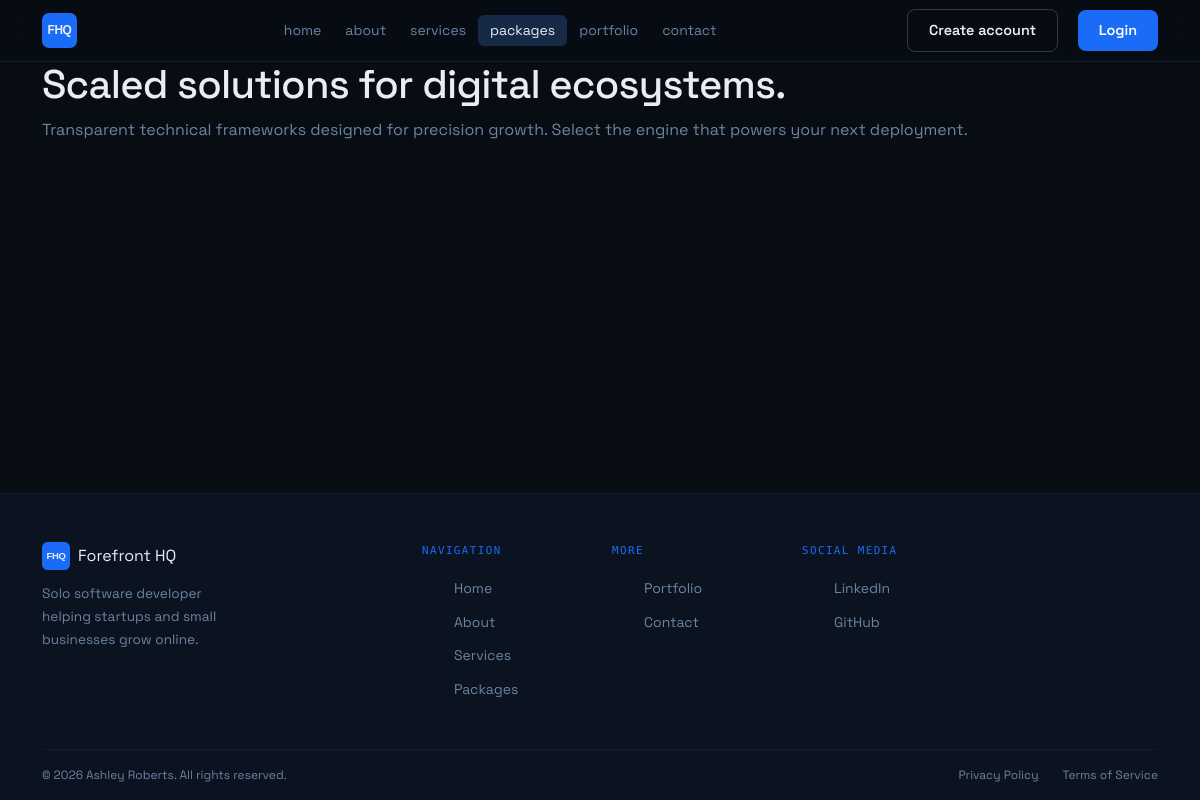
/packages/, run on an earlier commit of the app's database.
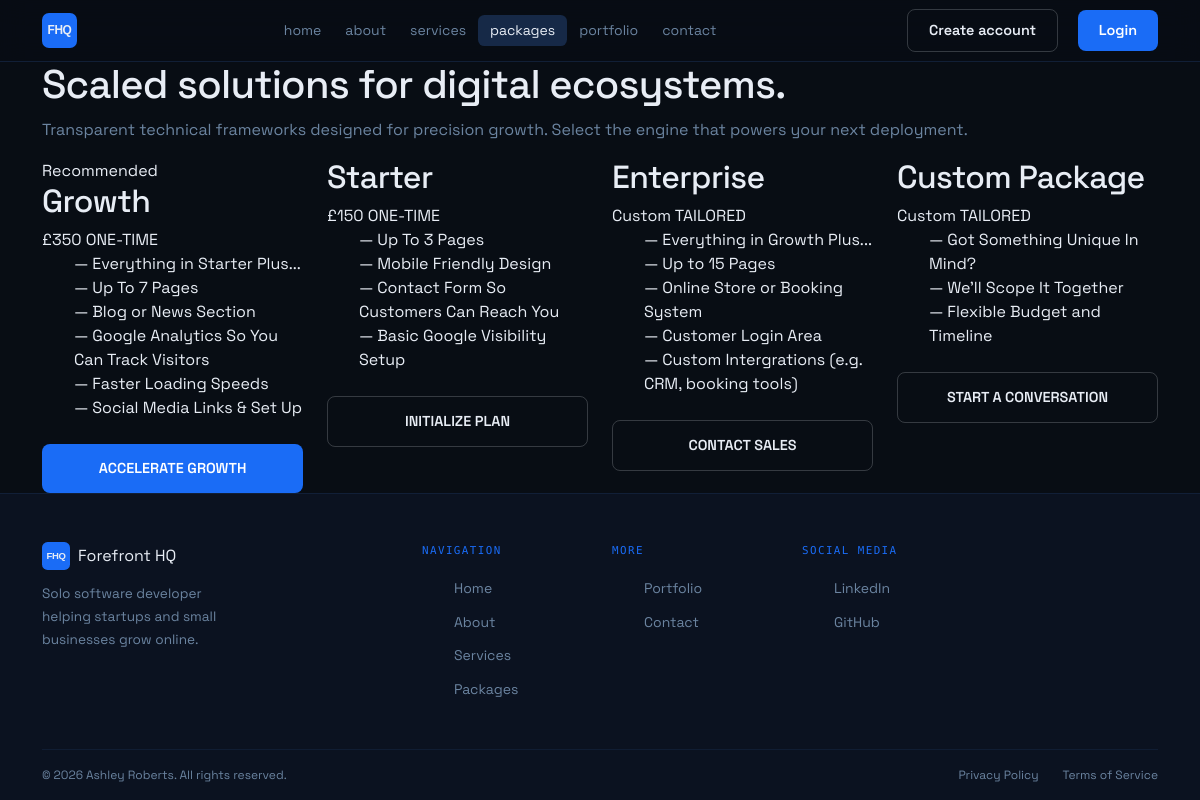
And on a later commit of the database.
### packages/models.py (models this page shows, shortened)
class Package(models.Model):
    name = models.CharField(max_length=100)
    code = models.CharField(max_length=20)
    tier = models.CharField(max_length=50)
    price = models.DecimalField(max_digits=10, decimal_places=2)
    is_recommended = models.BooleanField(default=False)
    is_active = models.BooleanField(default=True)
    display_order = models.IntegerField(default=0)
    cta_label = models.CharField(max_length=100)
    class Meta:
        ordering = ['display_order']

class PackageFeature(models.Model):
    package = models.ForeignKey(Package, on_delete=models.CASCADE, related_name='features')
    feature_text = models.CharField(max_length=255)
    display_order = models.IntegerField(default=0)
    class Meta:
        ordering = ['display_order']

### packages/views.py (the view)
# urls.py: path('', include('packages.urls')),
def packages(request):
    packages = Package.objects.filter(is_active=True)
    return render(request, 'packages/packages.html', {'packages': packages})

### packages/templates/packages/packages.html (shortened to what this page needs)
{% extends 'base.html' %}
{% load static %}
{% block content %}
<section class="packages-section">
    <div class="container-xl">
        <div class="packages-header">
            <h1 class="packages-title">Scaled solutions for digital ecosystems.</h1>
            <p class="packages-sub">Transparent technical frameworks designed for precision growth. Select the engine that powers your next deployment.</p>
        </div>
        <div class="row g-4">
            {% for package in packages %}
            <div class="col-12 col-md-6 col-lg-3">
                <div class="package-card {% if package.is_recommended %}package-card--recommended{% endif %}">
                    {% if package.is_recommended %}
                    <div class="package-recommended-badge">Recommended</div>
                    {% endif %}
                    <h2 class="package-name {% if package.is_recommended %}package-name--recommended{% endif %}">
                        {{ package.name }}
                    </h2>
                    <div class="package-price">
                        {% if package.price %}
                            <span class="package-price-amount">£{{ package.price|floatformat:0 }}</span>
                            <span class="package-price-label">ONE-TIME</span>
                        {% else %}
                            <span class="package-price-amount">Custom</span>
                            <span class="package-price-label">TAILORED</span>
                        {% endif %}
                    </div>
                    <ul class="package-features">
                        {% for feature in package.features.all %}
                        <li class="package-feature">
                            <span class="package-feature-icon">—</span>
                            {{ feature.feature_text }}
                        </li>
                        {% endfor %}
                    </ul>
                    <div class="package-cta">
                        {% if package.price %}
                            {% if user.is_authenticated %}
                                <a href="#" class="btn {% if package.is_recommended %}btn-primary{% else %}btn-outline{% endif %} btn-full package-btn">
                                    {{ package.cta_label }}
                                </a>
                            {% else %}
                                <a href="/login/" class="btn {% if package.is_recommended %}btn-primary{% else %}btn-outline{% endif %} btn-full package-btn">
                                    {{ package.cta_label }}
                                </a>
                            {% endif %}
                        {% else %}
                            <a href="/contact/" class="btn btn-outline btn-full package-btn">
                                {{ package.cta_label }}
                            </a>
                        {% endif %}
                    </div>
                </div>
            </div>
            {% endfor %}
        </div>
    </div>
</section>
{% endblock %}

### templates/base.html (shortened to what this page needs)
{% load static %}
<!DOCTYPE html>
<html lang="en">
<head>
    <link href="https://cdn.jsdelivr.net/npm/bootstrap@5.3.3/dist/css/bootstrap.min.css" rel="stylesheet">
    <link rel="stylesheet" href="{% static 'css/style.css' %}">
</head>
<body>
<nav id="main-nav" class="navbar navbar-expand-md">
    <div class="container-xl">
        <a href="{% url 'home' %}" class="navbar-brand">
            <img src="{% static 'images/ForefrrontHQ_Logo_FHQ.svg' %}" alt="Forefront HQ" height="35">
        </a>
        <div class="collapse navbar-collapse" id="mobileMenu">
            <ul class="navbar-nav mx-auto">
                <li class="nav-item"><a href="{% url 'home' %}"  class="nav-link {% if request.resolver_match.url_name == 'home'      %}active{% endif %}">home</a></li>
                <li class="nav-item"><a href="#"                 class="nav-link {% if request.resolver_match.url_name == 'about'     %}active{% endif %}">about</a></li>
                <li class="nav-item"><a href="#"                 class="nav-link {% if request.resolver_match.url_name == 'services'  %}active{% endif %}">services</a></li>
                <li class="nav-item"><a href="{% url 'packages' %}"                 class="nav-link {% if request.resolver_match.url_name == 'packages'  %}active{% endif %}">packages</a></li>
                <li class="nav-item"><a href="#"                 class="nav-link {% if request.resolver_match.url_name == 'portfolio' %}active{% endif %}">portfolio</a></li>
                <li class="nav-item"><a href="#"                 class="nav-link {% if request.resolver_match.url_name == 'contact'   %}active{% endif %}">contact</a></li>
            </ul>
            <div class="nav-auth">
                {% if user.is_authenticated %}
                    <a href="/logout/" class="btn btn-outline">Log out</a>
                {% else %}
                    <a href="/register/" class="btn btn-outline">Create account</a>
                    <a href="/login/"    class="btn btn-primary">Login</a>
                {% endif %}
            </div>
        </div>
    </div>
</nav>
<main class="page-enter">
    {% block content %}{% endblock %}
</main>
<footer id="main-footer">
    <div class="container-xl">
        <div class="footer-grid row">
            <div class="col-12 col-md-4 footer-brand">
                <div class="footer-logo">
                    <a href="{% url 'home' %}">
                        <img src="{% static 'images/ForefrrontHQ_Logo_FHQ.svg' %}" alt="Forefront HQ" height="28">
                    </a>
                     <span class="logo-text">Forefront HQ</span>
                </div>
                <p class="footer-tagline">Solo software developer helping startups and small businesses grow online.</p>
            </div>
            <div class="col-6 col-md-2 footer-col">
                <p class="footer-heading">Navigation</p>
                <ul>
                    <li><a href="{% url 'home' %}">Home</a></li>
                    <li><a href="/about/">About</a></li>
                    <li><a href="/services/">Services</a></li>
                    <li><a href="/packages/">Packages</a></li>
                </ul>
            </div>
            <div class="col-6 col-md-2 footer-col">
                <p class="footer-heading">More</p>
                <ul>
                    <li><a href="/portfolio/">Portfolio</a></li>
                    <li><a href="/contact/">Contact</a></li>
                </ul>
            </div>
            <div class="col-6 col-md-2 footer-col">
                <p class="footer-heading">Social Media</p>
                <ul>
                    <li><a href="#">LinkedIn</a></li>
                    <li><a href="#">GitHub</a></li>
                </ul>
            </div>
        </div>
        <div class="footer-bottom">
            <span>© {% now "Y" %} Ashley Roberts. All rights reserved.</span>
            <div class="footer-legal">
                <a href="#">Privacy Policy</a>
                <a href="#">Terms of Service</a>
            </div>
        </div>
    </div>
</footer>
</body>
</html>

### static/css/style.css (style rules this page uses)
* { margin: 0; padding: 0; }
body { background: #080D14; color: #E8EDF5; font-family: 'Space Grotesk', sans-serif; min-height: 100vh; display: flex; flex-direction: column; }
main { flex: 1; }
a { color: inherit; text-decoration: none; }
ul { list-style: none; }
h1, h2, h3, h4, h5, h6 { color: #E8EDF5; line-height: 1.15; letter-spacing: -0.02em; }
p { color: #6B84A0; line-height: 1.7; }
.btn { display: inline-flex; align-items: center; padding: 0.6rem 1.3rem; border-radius: 0.5rem; font-family: 'Space Grotesk', sans-serif; font-size: 0.9rem; font-weight: 600; border: none; cursor: pointer; text-decoration: none; transition: opacity 0.2s, transform 0.15s; }
.btn-primary { background: #1A6CF6; color: #fff; }
.btn-outline { background: transparent; color: #E8EDF5; border: 1px solid rgba(232, 237, 245, 0.2); }
#main-nav { position: sticky; top: 0; z-index: 100; background: rgba(8, 13, 20, 0.85); backdrop-filter: blur(14px); border-bottom: 1px solid rgba(22, 41, 71, 0.7); }
.nav-link { font-size: 0.875rem; color: #6B84A0 !important; padding: 0.3rem 0.75rem !important; border-radius: 0.4rem; transition: color 0.2s; }
.nav-link.active { color: #E8EDF5 !important; background: #162947; }
.nav-auth { display: flex; align-items: center; gap: 1.25rem; }
.btn-full { width: 100%; justify-content: center; margin-top: 0.5rem; padding: 0.85rem; }
#main-footer { background: #0B1220; border-top: 1px solid rgba(22, 41, 71, 0.6); padding: 3rem 0 0; }
.footer-logo { display: flex; align-items: center; gap: 0.5rem; margin-bottom: 0.75rem; }
.footer-tagline { font-size: 0.85rem; color: #6B84A0; max-width: 200px; }
.footer-heading { font-family: 'Space Mono', monospace; font-size: 0.68rem; letter-spacing: 0.13em; text-transform: uppercase; color: #1A6CF6; margin-bottom: 1rem; }
.footer-col ul { display: flex; flex-direction: column; gap: 0.6rem; }
.footer-col ul li a { font-size: 0.875rem; color: #6B84A0; transition: color 0.2s; }
.footer-bottom { margin-top: 2rem; padding: 1rem 0; border-top: 1px solid rgba(22, 41, 71, 0.5); display: flex; justify-content: space-between; flex-wrap: wrap; gap: 1rem; font-size: 0.75rem; color: #6B84A0; }
.footer-legal { display: flex; gap: 1.5rem; }
.footer-legal a { color: #6B84A0; transition: color 0.2s; }

What changed in the data, as far as the page shows it:
added Package: is_recommended "Recommended", name "Growth", price "350", cta_label "ACCELERATE GROWTH"
added PackageFeature: feature_text "Everything in Starter Plus...", shown under "Growth"
added PackageFeature: feature_text "Up To 7 Pages", shown under "Growth"
added PackageFeature: feature_text "Blog or News Section", shown under "Growth"
added PackageFeature: feature_text "Google Analytics So You Can Track Visitors", shown under "Growth"
added PackageFeature: feature_text "Faster Loading Speeds", shown under "Growth"
added PackageFeature: feature_text "Social Media Links & Set Up", shown under "Growth"
added Package: name "Starter", price "150", cta_label "INITIALIZE PLAN", is_recommended False (drawn)
added PackageFeature: feature_text "Up To 3 Pages", shown under "Starter"
added PackageFeature: feature_text "Mobile Friendly Design", shown under "Starter"
added PackageFeature: feature_text "Contact Form So Customers Can Reach You", shown under "Starter"
added PackageFeature: feature_text "Basic Google Visibility Setup", shown under "Starter"
added Package: name "Enterprise", price "Custom", cta_label "CONTACT SALES"
added PackageFeature: feature_text "Everything in Growth Plus...", shown under "Enterprise"
added PackageFeature: feature_text "Up to 15 Pages", shown under "Enterprise"
added PackageFeature: feature_text "Online Store or Booking System", shown under "Enterprise"
added PackageFeature: feature_text "Customer Login Area", shown under "Enterprise"
added PackageFeature: feature_text "Custom Intergrations (e.g. CRM, booking tools)", shown under "Enterprise"
added Package: name "Custom Package", price "Custom", cta_label "START A CONVERSATION"
added PackageFeature: feature_text "Got Something Unique In Mind?", shown under "Custom Package"
added PackageFeature: feature_text "We'll Scope It Together", shown under "Custom Package"
added PackageFeature: feature_text "Flexible Budget and Timeline", shown under "Custom Package"
